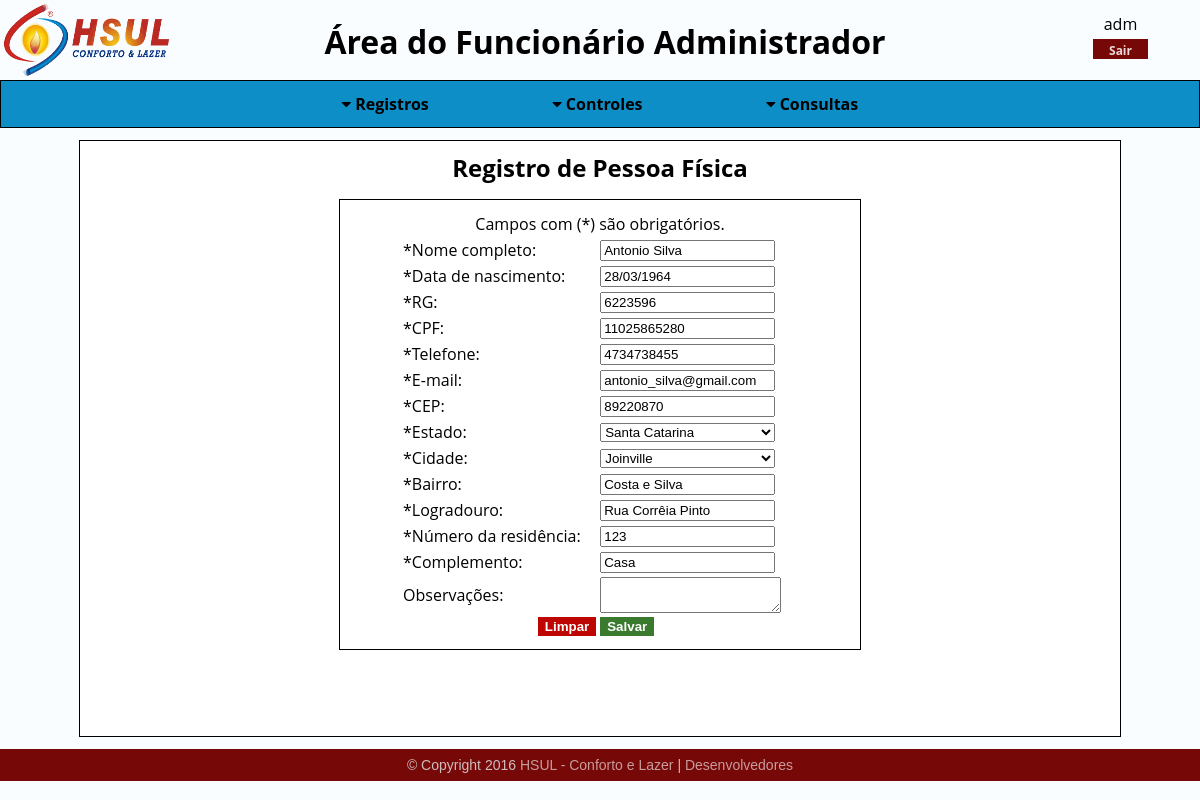
The page /sistema/hs_menu_funcionarios.php?pasta=clientes/fisicos/registros/&arq=hs_fmupd_fisicos&ext=php&fisicos_id=000003&clientes_id=000003 (signed in) on the database its author committed.
### tables this page shows
CREATE TABLE `clientesfisicos` (
  `id` int(6) UNSIGNED ZEROFILL NOT NULL COMMENT ' Identificador único para cada atributo, não havendo possibilidade de repetição.\n',
  `clientes_id` int(6) UNSIGNED ZEROFILL NOT NULL COMMENT 'Chave estrangeira vinda da tabela de clientes para conectar as informações. ',
  `data_nascimento` date NOT NULL COMMENT 'Campo para data de nascimento do cliente físico.',
  `rg` varchar(20) NOT NULL COMMENT 'Campo para Registro Geral (RG) do cliente físico.',
  `cpf` bigint(11) UNSIGNED ZEROFILL NOT NULL COMMENT 'Campo para Cadastro de Pessoa Física do cliente.',
  `telefone` bigint(15) UNSIGNED NOT NULL COMMENT 'Campo para telefone do cliente físico, para entrar em contato com o mesmo.',
  `email` varchar(70) NOT NULL COMMENT 'Campo para e-mail do cliente físico para, também, entrar em contato com o mesmo.',
  `numero_residencia` int(5) UNSIGNED NOT NULL COMMENT 'Campo para o número da residência do cliente físico, provendo a localização do mesmo.'
);

CREATE TABLE `clientes` (
  `id` int(6) UNSIGNED ZEROFILL NOT NULL COMMENT 'Identificador único para cada atributo, não havendo possibilidade de repetição.',
  `cidades_id` int(6) UNSIGNED ZEROFILL NOT NULL COMMENT 'Chave estrangeira vinda da tabela de cidades para conectar as informações. ',
  `nome` varchar(45) NOT NULL COMMENT 'Campo para o nome do cliente, seja ele físico ou jurídico.',
  `cep` int(8) UNSIGNED ZEROFILL NOT NULL COMMENT 'Campo para o CEP do cliente, seja ele físico ou jurídico, provendo informações para a localização do mesmo.',
  `bairro` varchar(30) NOT NULL COMMENT 'Campo para o bairro do cliente, seja ele físico ou jurídico, provendo informações para a localização do mesmo.',
  `logradouro` varchar(45) NOT NULL COMMENT 'Campo para a rua do cliente, seja ele físico ou jurídico, provendo informações para a localização do mesmo.',
  `complemento` varchar(20) NOT NULL COMMENT 'Campo para o complemento da residência do cliente, seja ele físico ou jurídico.',
  `observacoes` text COMMENT 'Campo para as observações sobre o cliente, seja ele físico ou jurídico.'
);

### sistema/clientes/fisicos/registros/hs_fmupd_fisicos.php (the view, shortened to what this page needs)
<h2>Registro de Pessoa Física</h2>
<?php
  $g_fisicos_id = $_GET['fisicos_id'];
    $hs_sel_fisicos = "SELECT clientesfisicos.id AS id_fisicos, clientes.nome, clientesfisicos.data_nascimento, clientesfisicos.rg, clientesfisicos.cpf, clientesfisicos.telefone, clientesfisicos.email, clientes.cep, clientes.bairro, clientes.logradouro, clientesfisicos.numero_residencia, clientes.complemento, clientes.observacoes, clientes.cidades_id AS cidades_id, estados.id AS id_estados FROM clientesfisicos INNER JOIN clientes ON clientesfisicos.clientes_id=clientes.id INNER JOIN cidades ON clientes.cidades_id=cidades.id INNER JOIN estados ON cidades.estados_id=estados.id WHERE clientesfisicos.id='".$g_fisicos_id."'";
    $hs_sel_fisicos_preparado = $conexaobd->prepare($hs_sel_fisicos);
    $hs_sel_fisicos_preparado->execute();
    $hs_sel_fisicos_dados = $hs_sel_fisicos_preparado->fetch();
    $data = explode("-", $hs_sel_fisicos_dados['data_nascimento']);
?>
<div>
  <div class="registros">
    <form name="frmaltfisico" method="POST" action="?pasta=clientes/fisicos/registros/&arq=hs_upd_fisicos&ext=php" onsubmit="return validacaoaltfisico()">
    <table>
      <tr>
        <td colspan="2" class="obg">Campos com (*) são obrigatórios.</td>
      </tr>
      <tr>
        <td>*Nome completo:</td>
        <td> <input type="text" name="txtnome" value="<?php echo $hs_sel_fisicos_dados['nome']; ?>" maxlength="45"/> </td>
      </tr>
      <tr>
        <td>*Data de nascimento:</td>
        <td> <input type="text" name="txtdata" value="<?php echo $data['2']."/".$data['1']."/".$data['0']; ?>"  readonly='readonly' id="datepicker" maxlength="45"/> </td>
      </tr>
      <tr>
        <td>*RG:</td>
        <td> <input type="text" name="txtrg" value="<?php echo $hs_sel_fisicos_dados['rg']; ?>" maxlength="20"/> </td>
      </tr>
      <tr>
        <td>*CPF:</td>
        <td> <input type="text" name="txtcpf" value="<?php echo $hs_sel_fisicos_dados['cpf']; ?>" maxlength="15"/> </td>
      </tr>
      <tr>
        <td>*Telefone:</td>
        <td> <input type="text" name="txttelefone" value="<?php echo $hs_sel_fisicos_dados['telefone']; ?>" maxlength="70"/> </td>
      </tr>
      <tr>
        <td>*E-mail:</td>
        <td> <input type="text" name="txtemail" value="<?php echo $hs_sel_fisicos_dados['email']; ?>" maxlength="100"/> </td>
      </tr>
      <tr>
        <td>*CEP:</td>
        <td> <input type="text" name="txtcep" value="<?php echo $hs_sel_fisicos_dados['cep']; ?>" maxlength="10"/> </td>
      </tr>
      <tr>
        <td>*Estado:</td>
        <td>
          <select name="selestado" id="selestado" onchange="mostraCidades()">
            <?php
            $hs_sel_estados = "SELECT * FROM estados";
            $hs_sel_estados_preparado = $conexaobd->prepare($hs_sel_estados);
            $hs_sel_estados_preparado->execute();
            while($hs_sel_estados_dados = $hs_sel_estados_preparado->fetch()){
              $id_estados = $hs_sel_estados_dados['id'];
              $nome_estados = $hs_sel_estados_dados['nome'];
              if($id_estados==$hs_sel_fisicos_dados['id_estados']){
                echo "<option selected value='".$id_estados."'>".$nome_estados."</option>";
              }else{
                echo "<option value='".$id_estados."'>".$nome_estados."</option>";
              }
            }
            ?>
          </select>
        </td>
      </tr>
      <tr>
        <td>*Cidade:</td>
        <td>
          <select name="selcidade" id="selcidade">
            <?php
            $hs_sel_cidades = "SELECT * FROM cidades WHERE estados_id='".$hs_sel_fisicos_dados['id_estados']."'";
            $hs_sel_cidades_preparado = $conexaobd->prepare($hs_sel_cidades);
            $hs_sel_cidades_preparado->execute();
            while($hs_sel_cidades_dados = $hs_sel_cidades_preparado->fetch()){
              $id_cidades = $hs_sel_cidades_dados['id'];
              $nome_cidades = $hs_sel_cidades_dados['nome'];
              if($id_cidades==$hs_sel_fisicos_dados['cidades_id']){
                echo "<option selected value='".$id_cidades."'>".$nome_cidades."</option>";
              }else{
                echo "<option value='".$id_cidades."'>".$nome_cidades."</option>";
              }
            }
            ?>
          </select>
        </td>
      </tr>
      <tr>
        <td>*Bairro:</td>
        <td> <input type="text" name="txtbairro" value="<?php echo $hs_sel_fisicos_dados['bairro']; ?>" maxlength="30"/> </td>
      </tr>
      <tr>
        <td>*Logradouro:</td>
        <td> <input type="text" name="txtlogradouro" value="<?php echo $hs_sel_fisicos_dados['logradouro']; ?>" maxlength="45"/> </td>
      </tr>
      <tr>
        <td>*Número da residência:</td>
        <td> <input type="text" name="txtnresidencia" value="<?php echo $hs_sel_fisicos_dados['numero_residencia']; ?>" maxlength="5"/> </td>
      </tr>
      <tr>
        <td>*Complemento:</td>
        <td> <input type="text" name="txtcomplemento" value="<?php echo $hs_sel_fisicos_dados['complemento']; ?>" maxlength="20"/> </td>
      </tr>
      <tr>
        <td>Observações:</td>
        <td><textarea name="txaobservacoes" value="value="<?php echo $hs_sel_fisicos_dados['observacoes']; ?>""></textarea></td>
      </tr>
      <tr align="center">
        <td>
          <button type="reset">Limpar</button>
        </td>
        <td>
          <button type="submit" name="btnsalvar">Salvar</button>
        </td>
      </tr>
    </table>
  </form>
  </div>
</div>

### layout/css/hsul_backend_css.css (style rules this page uses)
* { margin: 0; }
html { height: 100%; width: 100%; }
body { background-color: #f9fdff; height: 100%; width: 100%; }
h2 { text-align: center; }
.obg { text-align: center; }
.registros { padding: 10px; border: 1px solid; width: 500px; justify-content: center; margin: 0 auto; margin-top: 15px; }
.registros select { width: 175px; }
.registros input { width: 175px; }
.registros table { margin: 0 auto; width: 400px; }
.registros td { min-width: 170px; }
.registros button[type=submit] { background-color: #3a7a2f; border: 1px solid #3a7a2f; color: #fff; font-weight: bold; cursor: pointer; float: left; }
.registros button[type=reset] { background-color: #bd0602; border: 1px solid #bd0602; color: #fff; font-weight: bold; cursor: pointer; float: right; }

### rows shown on the page
clientesfisicos: txtnome "Antonio Silva", txtdata "28/03/1964", txtrg "6223596", txtcpf "11025865280", txttelefone "4734738455", txtemail "antonio_silva@gmail.com", txtcep "89220870", txtbairro "Costa e Silva", txtlogradouro "Rua Corrêia Pinto", txtnresidencia "123", txtcomplemento "Casa"

### other values the page prints
$_SESSION['usuario'] "adm"
$funcionario "Administrador"
form field selestado "Santa Catarina"
form field selcidade "Joinville"
